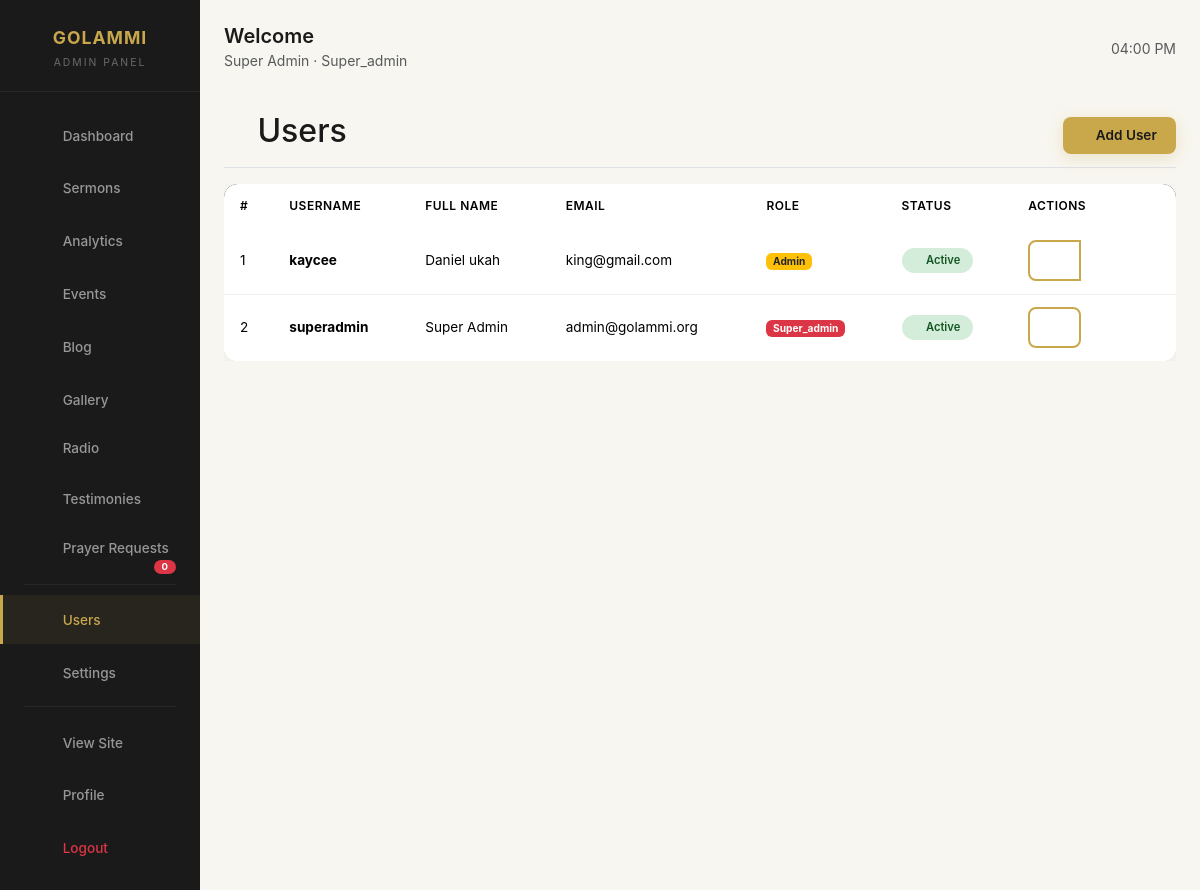
Page /admin/users (signed in) on the committed database.
### models/user.py (models this page shows, shortened)
class User(UserMixin, db.Model):
    __tablename__ = "users"
    id = db.Column(db.Integer, primary_key=True)
    username = db.Column(db.String(80), unique=True, nullable=False)
    email = db.Column(db.String(120), unique=True, nullable=False)
    password_hash = db.Column(db.String(255), nullable=False)
    full_name = db.Column(db.String(120), nullable=False)
    role = db.Column(
        db.String(50), nullable=False, default="admin"
    )  # super_admin, admin, moderator, editor
    is_active = db.Column(db.Boolean, default=True)
    created_at = db.Column(db.DateTime, default=datetime.utcnow)
    updated_at = db.Column(
        db.DateTime, default=datetime.utcnow, onupdate=datetime.utcnow
    )
    last_login = db.Column(db.DateTime)
    created_sermons = db.relationship(
        "Sermon", backref="creator", lazy=True, foreign_keys="Sermon.created_by"
    )
    updated_sermons = db.relationship(
        "Sermon", backref="updater", lazy=True, foreign_keys="Sermon.updated_by"
    )
    created_events = db.relationship(
        "Event", backref="creator", lazy=True, foreign_keys="Event.created_by"
    )
    updated_events = db.relationship(
        "Event", backref="updater", lazy=True, foreign_keys="Event.updated_by"
    )
    created_blog_posts = db.relationship(
        "BlogPost", backref="creator", lazy=True, foreign_keys="BlogPost.created_by"
    )
    updated_blog_posts = db.relationship(
        "BlogPost", backref="updater", lazy=True, foreign_keys="BlogPost.updated_by"
    )
    def is_super_admin(self):
        return self.role == "super_admin"

### routes/admin.py (the view)
@admin_bp.route("/users")
@login_required
@super_admin_required
def users():
    page = request.args.get("page", 1, type=int)
    users = User.query.order_by(User.created_at.desc()).paginate(page=page, per_page=20)
    return render_template("admin/users.html", users=users)

### routes/admin.py (called while the page is built)
def super_admin_required(f):
    from functools import wraps
    @wraps(f)
    def decorated_function(*args, **kwargs):
        if not current_user.is_authenticated or not current_user.is_super_admin():
            flash("Super admin access required.", "danger")
            return redirect(url_for("admin.dashboard"))
        return f(*args, **kwargs)
    return decorated_function

### templates/admin/users.html (shortened to what this page needs)
{% extends "admin/base.html" %}
{% block content %}
<div class="d-flex justify-content-between flex-wrap flex-md-nowrap align-items-center pt-3 pb-2 mb-3 border-bottom">
    <h1 class="h2"><i class="bi bi-people" style="color: var(--gold);"></i> Users</h1>
    <div>
        <a href="{{ url_for('admin.add_user') }}" class="btn btn-gold">
            <i class="bi bi-plus-circle"></i> Add User
        </a>
    </div>
</div>
<div class="table-responsive">
    <table class="table table-custom table-hover">
        <thead>
            <tr>
                <th>#</th>
                <th>Username</th>
                <th>Full Name</th>
                <th>Email</th>
                <th>Role</th>
                <th>Status</th>
                <th>Actions</th>
            </tr>
        </thead>
        <tbody>
            {% for user in users.items %}
            <tr>
                <td>{{ loop.index + (users.page - 1) * users.per_page }}</td>
                <td><strong>{{ user.username }}</strong></td>
                <td>{{ user.full_name }}</td>
                <td>{{ user.email }}</td>
                <td>
                    <span class="badge {% if user.role == 'super_admin' %}bg-danger{% elif user.role == 'admin' %}bg-warning text-dark{% else %}bg-secondary{% endif %}">
                        {{ user.role|title }}
                    </span>
                </td>
                <td>
                    {% if user.is_active %}
                    <span class="status-badge active"><i class="bi bi-check-circle"></i> Active</span>
                    {% else %}
                    <span class="status-badge inactive"><i class="bi bi-x-circle"></i> Inactive</span>
                    {% endif %}
                </td>
                <td>
                    <div class="btn-group btn-group-sm">
                        <a href="{{ url_for('admin.edit_user', user_id=user.id) }}" class="btn btn-outline-gold" title="Edit">
                            <i class="bi bi-pencil"></i>
                        </a>
                        {% if user.id != current_user.id %}
                        <form action="{{ url_for('admin.delete_user', user_id=user.id) }}" method="POST" style="display: inline;" onsubmit="return confirm('Are you sure you want to delete this user?');">
                            <button type="submit" class="btn btn-outline-danger" title="Delete">
                                <i class="bi bi-trash"></i>
                            </button>
                        </form>
                        {% endif %}
                    </div>
                </td>
            </tr>
            {% endfor %}
        </tbody>
    </table>
</div>
{% endblock %}

### templates/admin/base.html (shortened to what this page needs)
<!DOCTYPE html>
<html lang="en">
<head>
    <link href="{{ url_for('static', filename='assets/vendor/bootstrap/css/bootstrap.min.css') }}" rel="stylesheet">
    <link href="{{ url_for('static', filename='assets/vendor/bootstrap-icons/bootstrap-icons.css') }}" rel="stylesheet">
</head>
<body>
    <div class="container-fluid">
        <div class="row">
            <nav class="col-md-3 col-lg-2 d-md-block sidebar">
                <div class="brand">
                    <h4>GOLAMMI</h4>
                    <small>Admin Panel</small>
                </div>
                <ul class="nav flex-column">
                    <li class="nav-item">
                        <a class="nav-link {% if request.endpoint == 'admin.dashboard' %}active{% endif %}" href="{{ url_for('admin.dashboard') }}">
                            <i class="bi bi-grid"></i> Dashboard
                        </a>
                    </li>
                    <li class="nav-item">
                        <a class="nav-link {% if request.endpoint in ['admin.sermons', 'admin.add_sermon', 'admin.edit_sermon'] %}active{% endif %}" href="{{ url_for('admin.sermons') }}">
                            <i class="bi bi-mic"></i> Sermons
                        </a>
                    </li>
                    <li class="nav-item">
                        <a class="nav-link {% if request.endpoint == 'admin.analytics' %}active{% endif %}" href="{{ url_for('admin.analytics', _external=False) }}">
                            <i class="bi bi-graph-up-arrow"></i> Analytics
                        </a>
                    </li>
                    <li class="nav-item">
                        <a class="nav-link {% if request.endpoint in ['admin.events', 'admin.add_event', 'admin.edit_event'] %}active{% endif %}" href="{{ url_for('admin.events') }}">
                            <i class="bi bi-calendar-event"></i> Events
                        </a>
                    </li>
                    <li class="nav-item">
                        <a class="nav-link {% if request.endpoint in ['admin.blog', 'admin.add_blog', 'admin.edit_blog'] %}active{% endif %}" href="{{ url_for('admin.blog') }}">
                            <i class="bi bi-newspaper"></i> Blog
                        </a>
                    </li>
                    <li class="nav-item">
                        <a class="nav-link {% if request.endpoint in ['admin.gallery', 'admin.add_gallery'] %}active{% endif %}" href="{{ url_for('admin.gallery') }}">
                            <i class="bi bi-images"></i> Gallery
                        </a>
                    </li>
                    <li class="nav-item">
                        <a class="nav-link {% if request.endpoint in ['admin.radio', 'admin.add_radio', 'admin.edit_radio'] %}active{% endif %}" href="{{ url_for('admin.radio') }}">
                             Radio
                        </a>
                    </li>
                    <li class="nav-item">
                        <a class="nav-link {% if request.endpoint in ['admin.testimonies', 'admin.add_testimony', 'admin.edit_testimony'] %}active{% endif %}" href="{{ url_for('admin.testimonies') }}">
                            <i class="bi bi-chat-quote"></i> Testimonies
                        </a>
                    </li>
                    <li class="nav-item">
                        <a class="nav-link {% if request.endpoint in ['admin.prayer_requests', 'admin.add_prayer_request', 'admin.edit_prayer_request'] %}active{% endif %}" href="{{ url_for('admin.prayer_requests') }}">
                             Prayer Requests
                            <span class="badge bg-danger">{{ prayer_pending_count or 0 }}</span>
                        </a>
                    </li>
                    <li class="nav-divider"></li>
                    <li class="nav-item">
                        <a class="nav-link {% if request.endpoint == 'admin.users' %}active{% endif %}" href="{{ url_for('admin.users') }}">
                            <i class="bi bi-people"></i> Users
                        </a>
                    </li>
                    <li class="nav-item">
                        <a class="nav-link {% if request.endpoint == 'admin.settings' %}active{% endif %}" href="{{ url_for('admin.settings') }}">
                            <i class="bi bi-gear"></i> Settings
                        </a>
                    </li>
                    <li class="nav-divider"></li>
                    <li class="nav-item">
                        <a class="nav-link" href="{{ url_for('frontend.index') }}" target="_blank">
                            <i class="bi bi-globe"></i> View Site
                        </a>
                    </li>
                    <li class="nav-item">
                        <a class="nav-link" href="{{ url_for('auth.profile') }}">
                            <i class="bi bi-person-circle"></i> Profile
                        </a>
                    </li>
                    <li class="nav-item">
                        <a class="nav-link text-danger" href="{{ url_for('auth.logout') }}">
                            <i class="bi bi-box-arrow-right"></i> Logout
                        </a>
                    </li>
                </ul>
            </nav>
            <main class="col-md-9 ms-sm-auto col-lg-10 px-md-4 main-content">
                <div class="d-flex justify-content-between align-items-center mb-4">
                    <div>
                        <h5 class="mb-0" style="font-weight: 600; color: var(--black);">
                            {% block page_title %}Welcome{% endblock %}
                        </h5>
                        <small class="text-muted">{{ current_user.full_name }} · {{ current_user.role|title }}</small>
                    </div>
                    <div class="d-flex align-items-center gap-2">
                        <span class="text-muted small"><i class="bi bi-clock"></i> <span id="currentTime"></span></span>
                    </div>
                </div>
                {% block content %}{% endblock %}
            </main>
        </div>
    </div>
</body>
</html>

### templates/admin/base.html (style rules this page uses)
:root { --gold: #c9a84c; --gold-dark: #a8892e; --gold-light: #e8d5a3; --black: #1a1a1a; --dark-gray: #2d2d2d; --light-gray: #f8f6f0; --white: #ffffff; --shadow: 0 2px 15px rgba(0,0,0,0.06); --shadow-hover: 0 10px 35px rgba(0,0,0,0.1); --radius: 14px; --transition: all 0.3s cubic-bezier(0.4, 0, 0.2, 1); }
* { box-sizing: border-box; }
body { font-family: 'Poppins', -apple-system, BlinkMacSystemFont, 'Segoe UI', Roboto, sans-serif; background: var(--light-gray); color: var(--black); -webkit-font-smoothing: antialiased; -moz-osx-font-smoothing: grayscale; }
.sidebar { min-height: 100vh; background: var(--black); color: #fff; padding: 0; position: sticky; top: 0; overflow-y: auto; transition: var(--transition); z-index: 1000; }
.sidebar .brand { padding: 1.5rem 1.5rem 1.2rem; border-bottom: 1px solid rgba(255,255,255,0.05); text-align: center; }
.sidebar .brand h4 { color: var(--gold); font-weight: 700; font-size: 1.1rem; margin: 0; letter-spacing: 1px; }
.sidebar .brand small { color: rgba(255,255,255,0.35); font-size: 0.65rem; letter-spacing: 2px; text-transform: uppercase; }
.sidebar .nav { padding: 1rem 0; }
.sidebar .nav-item { margin: 2px 0; }
.sidebar .nav-link { color: rgba(255,255,255,0.55); padding: 0.7rem 1.5rem; border-radius: 0; transition: var(--transition); font-size: 0.85rem; font-weight: 500; border-left: 3px solid transparent; position: relative; }
.sidebar .nav-link.active { color: var(--gold); background: rgba(201,168,76,0.08); border-left-color: var(--gold); }
.sidebar .nav-link i { width: 22px; margin-right: 10px; font-size: 1.1rem; display: inline-block; text-align: center; }
.sidebar .nav-link .badge { float: right; margin-top: 2px; font-size: 0.6rem; padding: 2px 8px; border-radius: 20px; }
.sidebar .nav-divider { height: 1px; background: rgba(255,255,255,0.05); margin: 0.5rem 1.5rem; }
.main-content { padding: 1.5rem 2rem; min-height: 100vh; }
.btn { border-radius: 8px; font-weight: 600; padding: 0.5rem 1.2rem; transition: var(--transition); font-size: 0.85rem; border: none; cursor: pointer; position: relative; overflow: hidden; }
.btn-gold { background: var(--gold); color: var(--black); box-shadow: 0 4px 15px rgba(201,168,76,0.25); }
.btn-outline-gold { background: transparent; color: var(--gold); border: 2px solid var(--gold); }
.btn-group .btn { border-radius: 0; }
.btn-group .btn:first-child { border-radius: 8px 0 0 8px; }
.btn-group .btn:last-child { border-radius: 0 8px 8px 0; }
.btn-group .btn:only-child { border-radius: 8px; }
.table-custom { background: var(--white); border-radius: var(--radius); overflow: hidden; box-shadow: var(--shadow); margin-bottom: 0; }
.table-custom thead { background: var(--black); color: #fff; }
.table-custom thead th { padding: 0.8rem 1rem; font-size: 0.75rem; font-weight: 600; text-transform: uppercase; letter-spacing: 0.5px; border: none; }
.table-custom tbody td { padding: 0.8rem 1rem; vertical-align: middle; border-bottom: 1px solid #f0f0f0; font-size: 0.85rem; }
.table-custom tbody tr:last-child td { border-bottom: none; }
.status-badge { padding: 0.25rem 0.8rem; border-radius: 20px; font-size: 0.7rem; font-weight: 600; display: inline-block; white-space: nowrap; }
.status-badge.active { background: #d4edda; color: #155724; }

### rows in the picture
User: full_name "Super Admin", role "Super_admin", username "superadmin", email "admin@golammi.org", is_active True (drawn)
User: username "kaycee", full_name "Daniel ukah", email "king@gmail.com", role "Admin", is_active True (drawn)

### other values in the picture
{{ prayer_pending_count or 0 }} "0"
